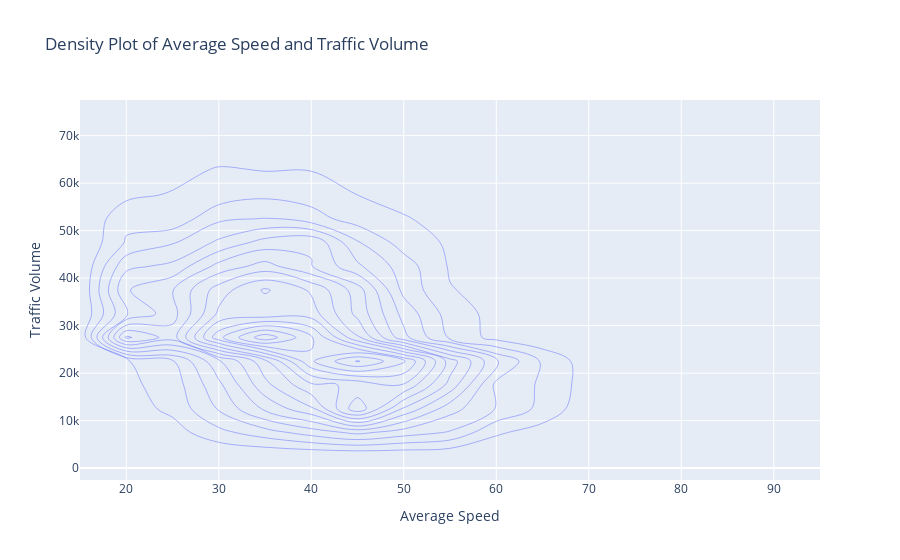

The code cell stored with this chart in its notebook:
### Markdown cell above
# 8. Density Plot

### Code cell
fig = px.density_contour(df, x='Average Speed', y='Traffic Volume',
                         title="Density Plot of Average Speed and Traffic Volume")
fig.show()

### Figure 1 — Plotly figure (JSON) as saved in the notebook; plotly's stock layout.template omitted (floating-point values rounded to 4 significant figures; data arrays with more than 128 entries replaced by an {"elided": "..."} marker saying what was removed)
{"data": [{"contours": {"coloring": "none"}, "hovertemplate": "Average Speed=%{x}<br>Traffic Volume=%{y}<br>count=%{z}<extra></extra>", "legendgroup": "", "line": {"color": "#636efa"}, "name": "", "showlegend": false, "type": "histogram2dcontour", "x": {"elided": "8936 float values"}, "xaxis": "x", "xbingroup": "x", "y": {"elided": "8936 int values"}, "yaxis": "y", "ybingroup": "y"}], "layout": {"legend": {"tracegroupgap": 0}, "title": {"text": "Density Plot of Average Speed and Traffic Volume"}, "xaxis": {"anchor": "y", "domain": [0, 1], "title": {"text": "Average Speed"}}, "yaxis": {"anchor": "x", "domain": [0, 1], "title": {"text": "Traffic Volume"}}}}
